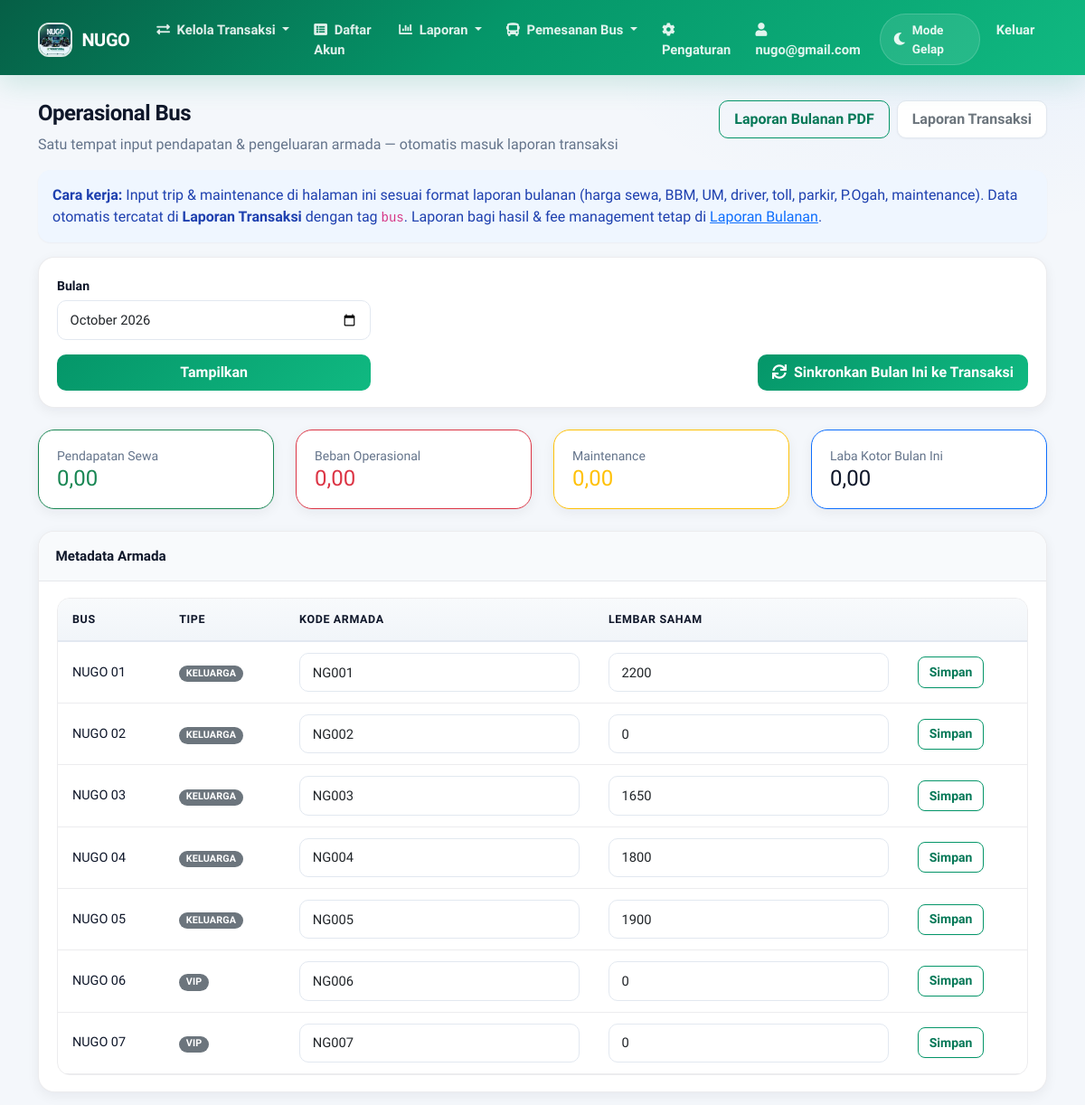
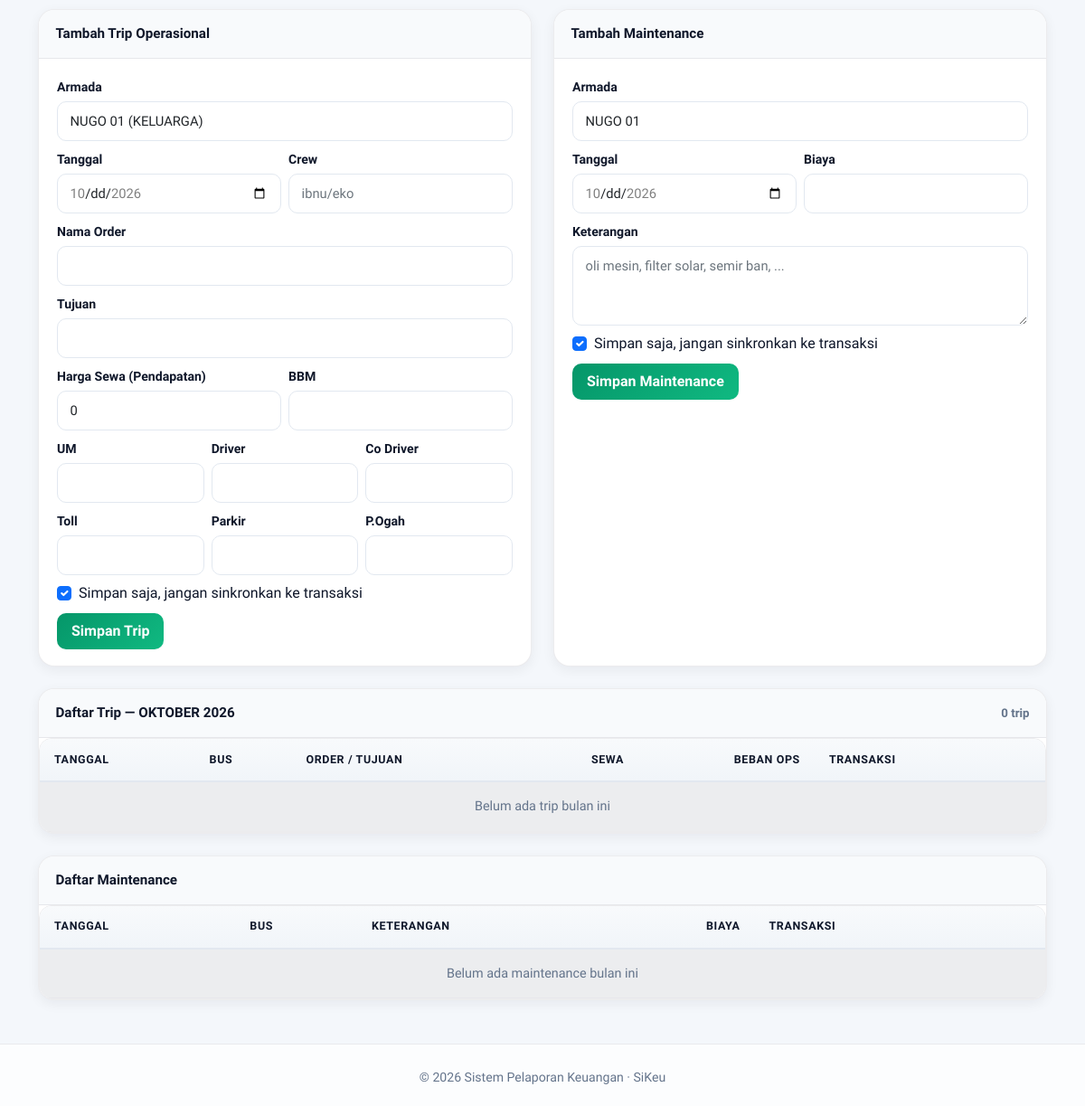
The app's page /bus/operasional_bus.php (signed in) with its own data (2 pictures, top to bottom).
### tables this page shows
CREATE TABLE `perusahaan` (
  `id` int(11) NOT NULL,
  `nama` varchar(100) NOT NULL,
  `alamat` text DEFAULT NULL,
  `telepon` varchar(20) DEFAULT NULL,
  `email` varchar(100) DEFAULT NULL,
  `website` varchar(255) DEFAULT NULL COMMENT 'URL website perusahaan',
  `logo` varchar(255) DEFAULT NULL,
  `jenis` enum('regular','premium') NOT NULL DEFAULT 'regular' COMMENT 'Jenis akun perusahaan',
  `deskripsi` text DEFAULT NULL,
  `created_at` timestamp NOT NULL DEFAULT current_timestamp()
);

CREATE TABLE `users` (
  `id` int(11) NOT NULL,
  `username` varchar(50) NOT NULL,
  `password` varchar(255) NOT NULL,
  `nama_lengkap` varchar(100) NOT NULL,
  `email` varchar(100) DEFAULT NULL,
  `no_hp` varchar(20) DEFAULT NULL,
  `alamat` text DEFAULT NULL,
  `foto_profil` varchar(255) DEFAULT NULL,
  `id_perusahaan` int(11) DEFAULT NULL,
  `default_company` int(11) DEFAULT NULL,
  `created_at` timestamp NOT NULL DEFAULT current_timestamp()
);

CREATE TABLE `bus` (
  `id` int(11) NOT NULL,
  `nama_bus` varchar(100) NOT NULL,
  `nomor_polisi` varchar(20) NOT NULL,
  `kode_armada` varchar(20) DEFAULT NULL,
  `lembar_saham` int(11) NOT NULL DEFAULT 0,
  `grup_armada` enum('1-5','6-7') DEFAULT '1-5',
  `kapasitas` int(11) NOT NULL,
  `tipe` varchar(250) NOT NULL,
  `fasilitas` text DEFAULT NULL,
  `harga_per_km` decimal(15,2) NOT NULL,
  `status` enum('tersedia','dalam_perjalanan','pemeliharaan') DEFAULT 'tersedia',
  `foto` varchar(255) DEFAULT NULL,
  `id_perusahaan` int(11) DEFAULT NULL,
  `created_at` timestamp NOT NULL DEFAULT current_timestamp()
);

### bus/operasional_bus.php (the view, shortened to what the rows shown need)
<?php
require_once '../config/database.php';
$idPerusahaan = getNugoCompanyId($db);
$stmt = $db->prepare("SELECT * FROM bus WHERE id_perusahaan = ? ORDER BY nama_bus ASC");
$stmt->execute([$idPerusahaan]);
$buses = $stmt->fetchAll();
include '../templates/header.php';
?>
<div class="container mt-4 mb-5">
    <div class="d-flex flex-wrap justify-content-between align-items-start gap-2 mb-3">
        <div>
            <h2>Operasional Bus</h2>
        </div>
    </div>
    <div class="card mb-4">
        <div class="card-body">
            <div class="table-responsive">
                <table class="table table-sm">
                    <thead>
                        <tr>
                            <th>Bus</th>
                            <th>Tipe</th>
                            <th>Kode Armada</th>
                            <th>Lembar Saham</th>
                            <th></th>
                        </tr>
                    </thead>
                    <tbody>
                        <?php foreach ($buses as $bus): ?>
                            <tr>
                                <form method="POST">
                                    <td><?= htmlspecialchars($bus['nama_bus']) ?></td>
                                    <td><span class="badge bg-secondary"><?= htmlspecialchars($bus['tipe'] ?? '-') ?></span></td>
                                    <td><input type="text" name="kode_armada" class="form-control form-control-sm" value="<?= htmlspecialchars($bus['kode_armada'] ?? '') ?>"></td>
                                    <td><input type="number" name="lembar_saham" class="form-control form-control-sm" value="<?= (int) ($bus['lembar_saham'] ?? 0) ?>"></td>
                                    <td><button type="submit" class="btn btn-sm btn-outline-primary">Simpan</button></td>
                                </form>
                            </tr>
                        <?php endforeach; ?>
                    </tbody>
                </table>
            </div>
        </div>
    </div>
    <div class="card mb-4">
        <div class="table-responsive">
            <table class="table table-striped table-sm mb-0">
                <thead>
                    <tr>
                        <th>Tanggal</th>
                        <th>Bus</th>
                        <th>Order / Tujuan</th>
                        <th class="text-end">Sewa</th>
                        <th class="text-end">Beban Ops</th>
                        <th>Transaksi</th>
                        <th></th>
                    </tr>
                </thead>
            </table>
        </div>
    </div>
    <div class="card">
        <div class="table-responsive">
            <table class="table table-striped table-sm mb-0">
                <thead>
                    <tr>
                        <th>Tanggal</th>
                        <th>Bus</th>
                        <th>Keterangan</th>
                        <th class="text-end">Biaya</th>
                        <th>Transaksi</th>
                        <th></th>
                    </tr>
                </thead>
            </table>
        </div>
    </div>
</div>
<?php include '../templates/footer.php'; ?>

### templates/header.php (shortened to what the rows shown need)
<!DOCTYPE html>
<html lang="id" data-theme="light">
<head>
    <link href="https://cdn.jsdelivr.net/npm/bootstrap@5.1.3/dist/css/bootstrap.min.css" rel="stylesheet">
    <link href="https://cdnjs.cloudflare.com/ajax/libs/font-awesome/5.15.4/css/all.min.css" rel="stylesheet">
    <?php
    $sikeu_theme_ver = @filemtime(__DIR__ . '/../assets/css/sikeu-theme.css') ?: time();
    $sikeu_dark_ver = @filemtime(__DIR__ . '/../assets/css/dark-mode.css') ?: time();
    $sikeu_style_ver = @filemtime(__DIR__ . '/../assets/css/style.css') ?: time();
    ?>
    <link href="/assets/css/sikeu-theme.css?v=<?= $sikeu_theme_ver ?>" rel="stylesheet">
    <link href="/assets/css/dark-mode.css?v=<?= $sikeu_dark_ver ?>" rel="stylesheet">
    <link rel="stylesheet" href="/assets/css/style.css?v=<?= $sikeu_style_ver ?>">
    <link rel="stylesheet" href="https://unpkg.com/leaflet@1.7.1/dist/leaflet.css" />
</head>
<body class="sikeu-app">
    <nav class="navbar navbar-expand-lg navbar-dark sikeu-navbar">
        <div class="container">
            <a class="navbar-brand" href="/index.php">
                <?php
                $logo_path = '/assets/img/logo.jpg';
                if (isset($_SESSION['user_id']) && isset($db)) {
                    $user_id = $_SESSION['user_id'];
                    $stmt = $db->prepare("SELECT default_company FROM users WHERE id = ?");
                    $stmt->execute([$user_id]);
                    $user_data = $stmt->fetch();
                    $default_company_id = $user_data['default_company'] ?? null;
                    if ($default_company_id) {
                        $stmt = $db->prepare("SELECT logo, nama FROM perusahaan WHERE id = ?");
                        $stmt->execute([$default_company_id]);
                        $perusahaan = $stmt->fetch();
                        if ($perusahaan && !empty($perusahaan['logo'])) {
                            $logo_path = '/' . $perusahaan['logo'];
                        }
                    }
                }
                ?>
                <img src="<?php echo htmlspecialchars($logo_path); ?>" alt="Logo" />
                <?php
                if (isset($perusahaan) && !empty($perusahaan['nama'])) {
                    echo htmlspecialchars($perusahaan['nama']);
                } else {
                    echo "SiKeu";
                }
                ?>
            </a>
            <div class="collapse navbar-collapse" id="navbarNav">
                <ul class="navbar-nav me-auto">
                </ul>
                <ul class="navbar-nav">
                    <?php if (isset($_SESSION['user_id'])) :
                        $stmt = $db->prepare("SELECT * FROM users WHERE id = ?");
                        $stmt->execute([$_SESSION['user_id']]);
                        $user = $stmt->fetch();
                        $username = $user['username'] ?? 'Pengguna';
                    ?>
                        <li class="nav-item">
                            <a class="nav-link" href="/pengaturan/profil.php">
                                <i class="fas fa-user me-1"></i>
                                <span><?php echo htmlspecialchars($username); ?></span>
                            </a>
                        </li>
                        <li class="nav-item d-flex align-items-center px-1">
                            <div class="sikeu-theme-switch" onclick="toggleTheme()" role="button" tabindex="0" aria-label="Toggle theme">
                                <i class="fas fa-moon"></i>
                                <span class="d-none d-lg-inline">Mode Gelap</span>
                            </div>
                        </li>
                        <li class="nav-item">
                            <a class="nav-link" href="/logout.php">Keluar</a>
                        </li>
                    <?php endif; ?>
                </ul>
            </div>
        </div>
    </nav>

### records on screen
perusahaan: logo (picture), nama "NUGO"
users: username "nugo@gmail.com"
bus: nama_bus "NUGO 01", tipe "KELUARGA", kode_armada "NG001", lembar_saham "2200"
bus: nama_bus "NUGO 02", tipe "KELUARGA", kode_armada "NG002", lembar_saham "0"
bus: nama_bus "NUGO 03", tipe "KELUARGA", kode_armada "NG003", lembar_saham "1650"
bus: nama_bus "NUGO 04", tipe "KELUARGA", kode_armada "NG004", lembar_saham "1800"
bus: nama_bus "NUGO 05", tipe "KELUARGA", kode_armada "NG005", lembar_saham "1900"
bus: nama_bus "NUGO 06", tipe "VIP", kode_armada "NG006", lembar_saham "0"
bus: nama_bus "NUGO 07", tipe "VIP", kode_armada "NG007", lembar_saham "0"

### other values on screen
formatReportCurrency($summary['pemasukan']) "0,00"
formatReportCurrency($summary['pengeluaran_ops']) "0,00"
formatReportCurrency($summary['maintenance']) "0,00"
formatReportCurrency($summary['laba_kotor']) "0,00"
getMonthNameId($bulan) "OKTOBER"
date('Y', strtotime($bulan . '-01')) "2026"
count($trips) "0"
form field id_bus "NUGO 01 (KELUARGA)"
form field id_bus "NUGO 01"
